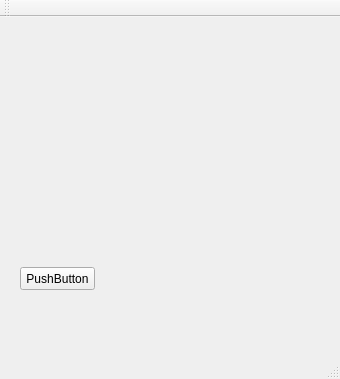
<?xml version="1.0" encoding="UTF-8"?>
<ui version="4.0">
 <class>MainWindow</class>
 <widget class="QMainWindow" name="MainWindow">
  <property name="geometry">
   <rect>
    <x>0</x>
    <y>0</y>
    <width>340</width>
    <height>379</height>
   </rect>
  </property>
  <property name="windowTitle">
   <string>MainWindow</string>
  </property>
  <widget class="QWidget" name="centralWidget">
   <widget class="QPushButton" name="pp1">
    <property name="geometry">
     <rect>
      <x>20</x>
      <y>250</y>
      <width>75</width>
      <height>23</height>
     </rect>
    </property>
    <property name="text">
     <string>PushButton</string>
    </property>
   </widget>
  </widget>
  <widget class="QMenuBar" name="menuBar">
   <property name="geometry">
    <rect>
     <x>0</x>
     <y>0</y>
     <width>340</width>
     <height>21</height>
    </rect>
   </property>
  </widget>
  <widget class="QToolBar" name="mainToolBar">
   <attribute name="toolBarArea">
    <enum>TopToolBarArea</enum>
   </attribute>
   <attribute name="toolBarBreak">
    <bool>false</bool>
   </attribute>
  </widget>
  <widget class="QStatusBar" name="statusBar"/>
 </widget>
 <layoutdefault spacing="6" margin="11"/>
 <resources/>
 <connections/>
</ui>
